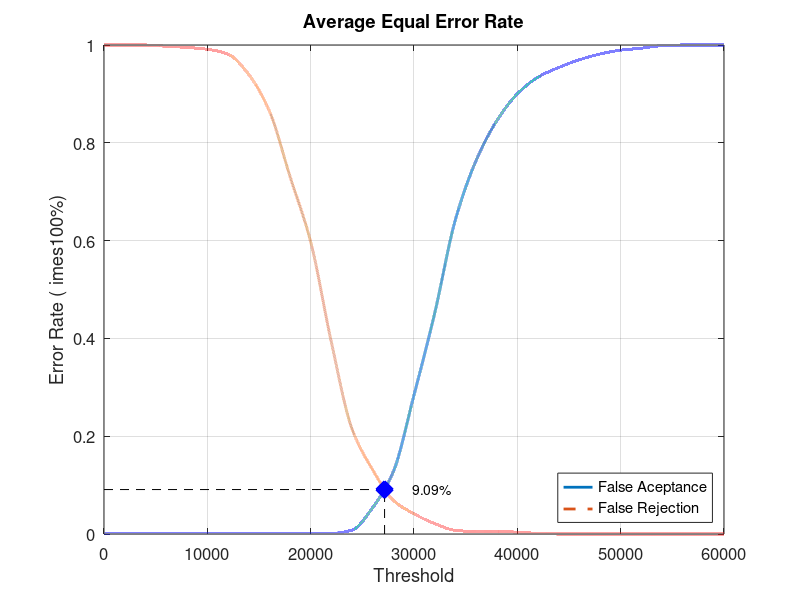
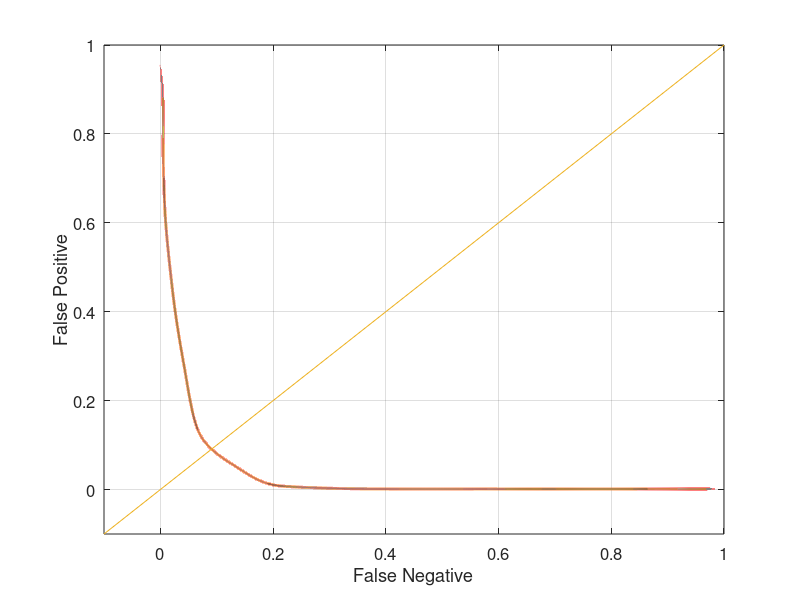

These charts were generated, in order, by the following MATLAB code:
close all;
clear;
clc;
x = 0:2000:60000;
xq = 0:0.5:60000;

y0 = [0 0.00131579 0.00131579 0.00131579 0.00131579 0.00131579 0.00131579 0.00131579 0.00131579 0.00131579 0.00131579 0.00131579 0.00789474 0.0539474 0.127632 0.284211 0.451316 0.642105 0.763158 0.844737 0.9 0.934211 0.953947 0.969737 0.981579 0.989474 0.993421 0.998684 1 1 1]
yy0 = interp1(x, y0, xq, 'pchip');
y1 = [1 1 1 0.9975 0.995 0.99125 0.98125 0.94 0.865 0.73125 0.5975 0.3925 0.215 0.13125 0.06875 0.04125 0.02125 0.0075 0.005 0.005 0.00375 0.00125 0 0 0 0 0 0 0 0 0]
yy1 = interp1(x, y1, xq, 'pchip');

% Calculating EER: 
y2 = abs(y0 - y1);
find(y2 == min(y2))
yy2 = abs(yy0 - yy1);
xEER = find(yy2 == min(yy2));
xEERIndex = xq(xEER) % X-axis EER
yEER = yy0(xEER) % Y-axis EER

main = figure
plot(xq, yy0,'-','LineWidth', 2);	hold on
plot(xq, yy1,'--','LineWidth', 2);	hold on
plot([xEERIndex xEERIndex], [0 yEER], 'k--');	hold on
plot([0 xEERIndex], [yEER yEER], 'k--');	hold on
plot(xEERIndex, yEER, 'bx', 'LineWidth', 10);	hold on
text(xEERIndex + 10 * xEERIndex / 100, yEER, [num2str(round((10000 * yEER)) / 100) '%'])
legend('False Aceptance', 'False Rejection', 'Location', 'SouthEast')
xlabel('Threshold')
ylabel('Error Rate (	imes100%)')
title('Average Equal Error Rate')
set(gca, 'FontSize', 12)
axis([0 60000 0 1])
grid on

print(main, 'Experiment4AverageMain', '-dpng');
FNRxFPR = figure('Color', [1 1 1]);
plot(yy1, yy0, '-', yy1, yy0, 'LineWidth', 2);
hold on
y = -0.1:0.1:1
plot(y, y); 
set(gca, 'FontSize', 12)
xlabel('False Negative')
ylabel('False Positive')
axis([-0.1 1 -0.1 1])
set(gca, 'FontSize', 12)
grid on

print(FNRxFPR, 'Experiment4AverageFNRxFPR','-dpng');
